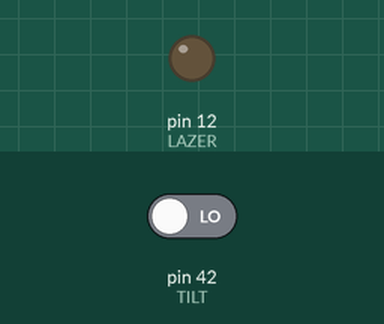
This sketch was run on a simulated Arduino Mega 2560, built with avr-gcc and run on an emulated ATmega2560. Parts: output pins drawn as LEDs (lit = HIGH). Inputs (shaded band) come from the test bench; at power-on: pin 42 (TILT) LOW.

Above: at 1.2 s.
1.3 s: pin 42 (TILT) driven HIGH
At 1.9 s:
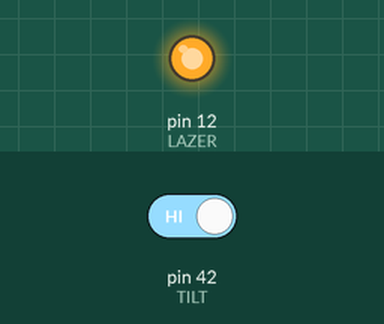
2.8 s: pin 42 (TILT) driven LOW
At 4.2 s:
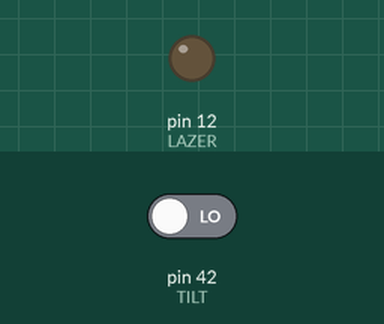
Timing chart, 0 to 5.8 s (numbered marks = the images above; inputs shaded):
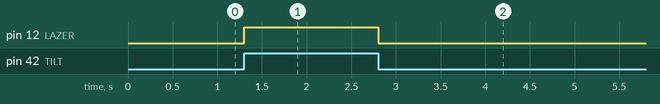

The sketch:

sketch_apr20a.ino
```cpp
const int TILT = 42, LAZER = 12;

void setup() {
  pinMode(TILT, INPUT);
  pinMode(LAZER, OUTPUT);
}

void loop() {
  digitalWrite(LAZER, digitalRead(TILT));
}
```

Measured:
- after the input at 1.3 s, pin 12 (LAZER): LOW → HIGH at once
- after the input at 2.8 s, pin 12 (LAZER): HIGH → LOW at once
